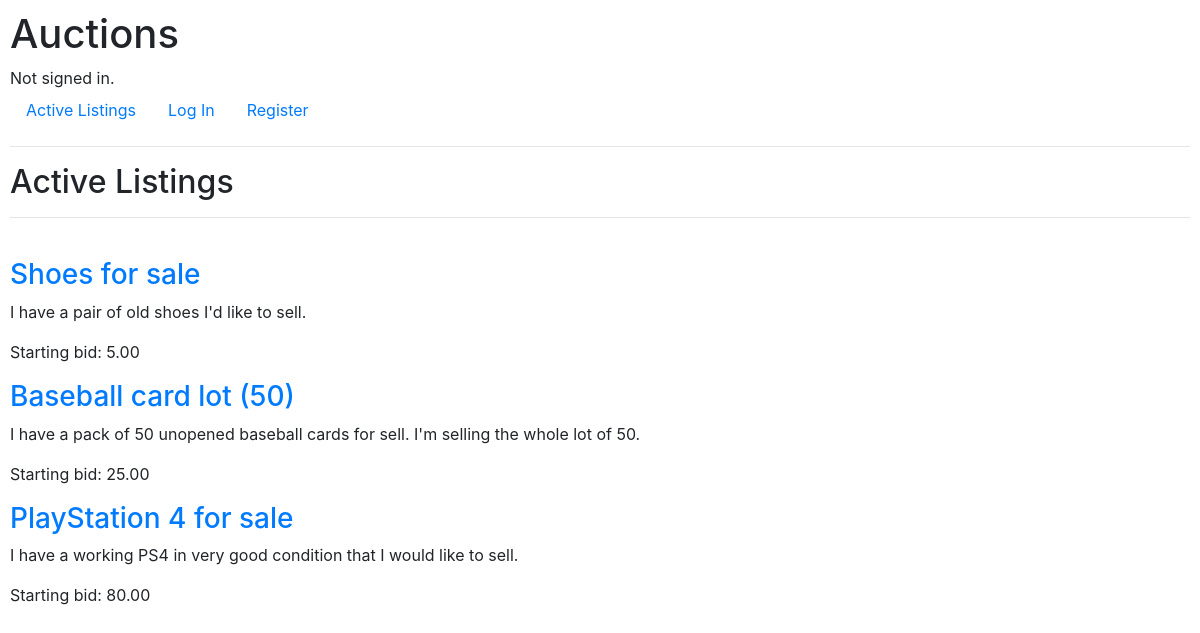
Before: / with the older database file.
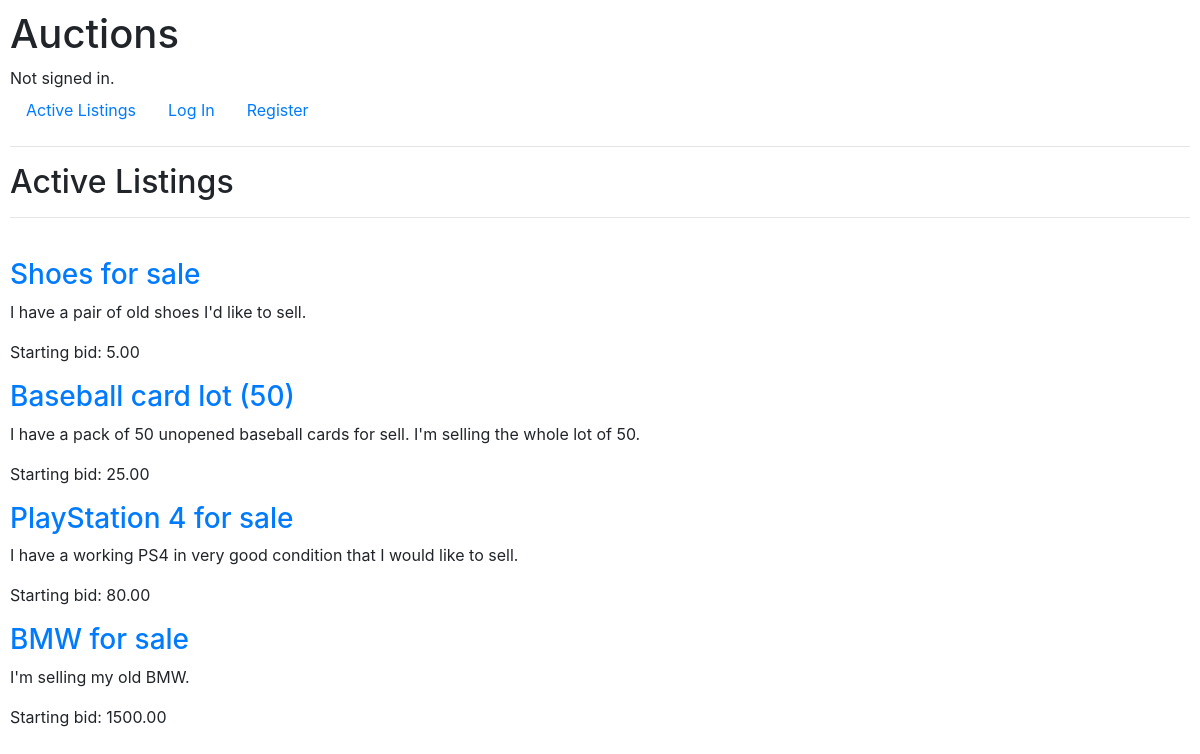
After: the same page with the newer database file.
### auctions/models.py (models this page shows, shortened)
class Listing(models.Model):
    title = models.CharField(max_length=200)
    description = models.TextField()
    starting_bid = models.DecimalField(max_digits=10, decimal_places=2)
    image_url = models.URLField(blank=True, null=True)
    category = models.CharField(max_length=50, blank=True, null=True)
    user = models.ForeignKey(User, on_delete=models.CASCADE)

### auctions/views.py (the view)
# urls.py: path("", views.index, name="index"),
def index(request):
        active_listings = Listing.objects.all()  # Assuming all listings are active for simplicity
        return render(request, "auctions/index.html", {'listings': active_listings})

### auctions/templates/auctions/index.html (shortened to what this page needs)
{% extends "auctions/layout.html" %}
{% block body %}
    <h2>Active Listings</h2>
    <hr>
    <br>
<div class="listings">
    {% for listing in listings %}
    <div class="listing">
        <h3><a href="{% url 'listing' listing.id %}">{{ listing.title }}</a></h3>
        <p>{{ listing.description }}</p>
        <p>Starting bid: {{ listing.starting_bid }}</p>
    </div>
    {% endfor %}
</div>
{% endblock %}

Changed rows visible on the page:
added Listing: title "BMW for sale", description "I'm selling my old BMW.", starting_bid "1500.00"
